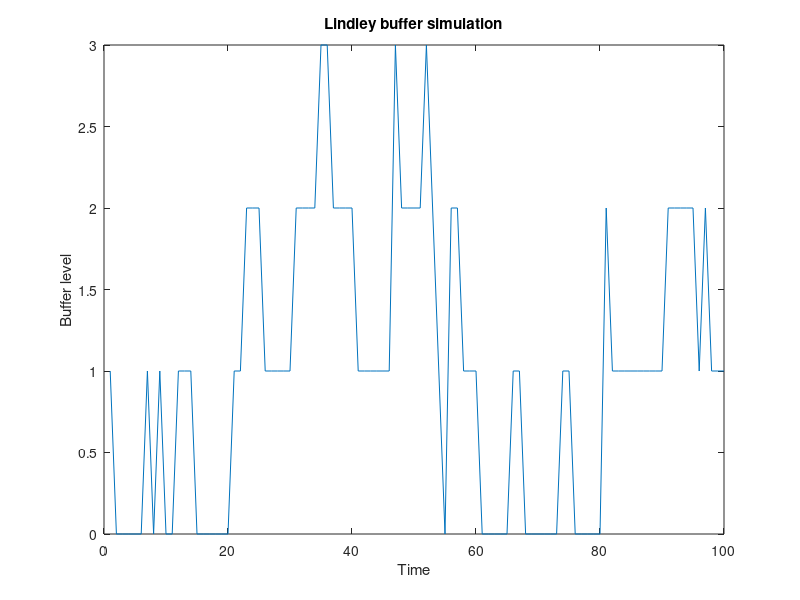

This chart was generated by the following MATLAB code:
% Define parameters
lambda = 0.5; % shape parameter
theta = 1; % scale parameter
T = 100; % simulation time

% Generate a random sample of service times using a custom function
lindley = @(n) theta./(1 - exprnd(1/lambda, [1, n]));
service_times = lindley(T);

% Simulate the arrival process using a Poisson process
interarrival_times = exprnd(1/lambda, [1, T]);
arrival_times = cumsum(interarrival_times);

% Calculate the departure times of each customer
departure_times = arrival_times + service_times;

% Calculate the buffer level over time
buffer = zeros(1, T);
for i = 1:T
    % Count the number of customers or packets in the buffer at time i
    buffer(i) = sum(arrival_times <= i & departure_times > i);
end

plot(buffer)
xlabel('Time')
ylabel('Buffer level')
title('Lindley buffer simulation')
